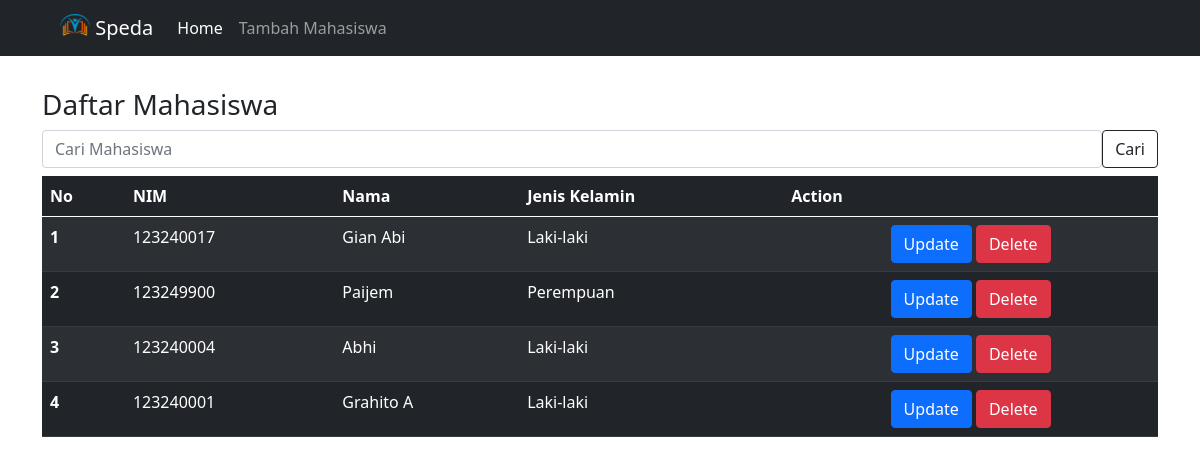
The page / on the database its author committed.
### tables this page shows
CREATE TABLE `mahasiswa` (
  `id` int NOT NULL,
  `nim` varchar(100) NOT NULL,
  `nama` varchar(100) NOT NULL,
  `jenis_kelamin` varchar(100) NOT NULL,
  `created_at` datetime NOT NULL DEFAULT CURRENT_TIMESTAMP
);

### index.php (the view, shortened to what this page needs)
<?php
include("config/koneksi.php");
$sql = "SELECT * FROM mahasiswa";
$result = mysqli_query($koneksi, $sql);
?>
<!DOCTYPE html>
<html lang="en">
<head>
    <link href="https://cdn.jsdelivr.net/npm/bootstrap@5.0.2/dist/css/bootstrap.min.css" rel="stylesheet"
>
</head>
<body>
    <nav class="navbar navbar-dark bg-dark navbar-expand-lg">
        <div class="container-fluid">
            <a class="navbar-brand ms-5" href="#">
                <img src="./logo.png" alt="Logo" width="30" height="24" class="d-inline-block align-text-top">
                Speda
            </a>
            <div class="collapse navbar-collapse" id="navbarNav">
                <ul class="navbar-nav">
                    <li class="nav-item">
                        <a class="nav-link active" aria-current="page" href="index.php">Home</a>
                    </li>
                    <li class="nav-item">
                        <a class="nav-link" href="tambah.php">Tambah Mahasiswa</a>
                    </li>
                </ul>
            </div>
        </div>
    </nav>
    <div class="container mt-2">
        <br>
        <h3>Daftar Mahasiswa</h3>
        <form class="d-flex mb-2" method="get" Action="index.php">
            <input class="form-control" type="search" placeholder="Cari Mahasiswa" aria-label="Search" name="cari">
            <button class="btn btn-outline-dark" type="submit">Cari</button>
        </form>
        <table class="table table-dark table-striped" id="tabel_mhs">
            <thead>
                <tr>
                    <th scope="col">No</th>
                    <th scope="col">NIM</th>
                    <th scope="col">Nama</th>
                    <th scope="col">Jenis Kelamin</th>
                    <th scope="col">Action</th>
                </tr>
            </thead>
            <?php if (mysqli_num_rows($result) > 0):
                $i = 1;
                ?>
                <tbody>
                    <?php while ($data = mysqli_fetch_assoc($result)): ?>
                        <tr>
                            <th scope="row"><?= $i++ ?></th>
                            <td><?= $data['nim'] ?></td>
                            <td><?= $data['nama'] ?></td>
                            <td><?= $data['jenis_kelamin'] ?></td>
                            <td class="text-center">
                                <a href="ubah.php?id=<?php echo $data['id']; ?>"><button type="button"
                                        class="btn btn-primary">Update</button></a>
                                <button type="button" class="btn btn-danger btn-hapus" data-bs-toggle="modal"
                                    data-bs-target="#konfirmasiHapusModal" data-id="<?php echo $data['id']; ?>"
                                    data-nama="<?php echo $data['nama']; ?>">Delete</button>
                            </td>
                        </tr>
                    <?php endwhile ?>
                </tbody>
            </table>
        <?php endif ?>
    </div>
</body>
</html>

### rows shown on the page
mahasiswa: nim "123240017", nama "Gian Abi", jenis_kelamin "Laki-laki"
mahasiswa: nim "123249900", nama "Paijem", jenis_kelamin "Perempuan"
mahasiswa: nim "123240004", nama "Abhi", jenis_kelamin "Laki-laki"
mahasiswa: nim "123240001", nama "Grahito A", jenis_kelamin "Laki-laki"
